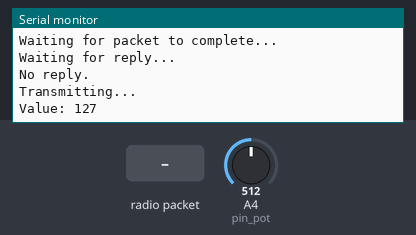
A sketch run on a simulated Arduino Uno, built with avr-gcc and run on an emulated ATmega328P. Parts: the last lines printed to the serial monitor. The test bench sets the inputs (shaded band); at power-on: A4 (pin_pot) = 512. No radio packets arrive unless stated.

Above: at 1.3 s.
1.4 s: radio packet "1" arrives
3.0 s: A4 (pin_pot) set to 716
At 3.11 s:
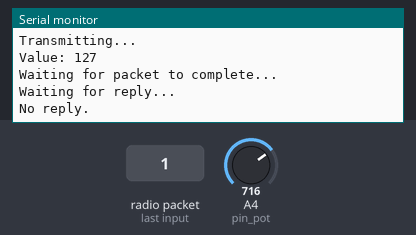
4.5 s: radio packet "0" arrives
6.0 s: A4 (pin_pot) set to 900
At 6.87 s:
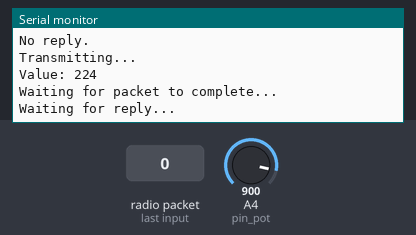
Timing chart, 0 to 8.5 s (numbered marks = the images above; inputs shaded):
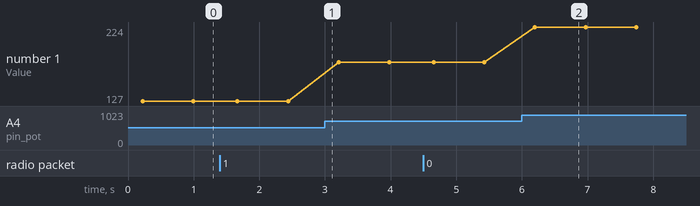

The sketch:

sender.ino
```cpp
// Feather9x_TX

#include <SPI.h>
#include <RH_RF95.h>

/* for feather32u4 */
#define RFM95_CS 8
#define RFM95_RST 4
#define RFM95_INT 7

int pin_pot = 18;    //Potentiometer pin.
int valor_pot;       //Potentiometer value.

// Set frequency.
#define RF95_FREQ 915.0

// Singleton instance of the radio driver
RH_RF95 rf95(RFM95_CS, RFM95_INT);

void setup() {
  pinMode(RFM95_RST, OUTPUT);
  digitalWrite(RFM95_RST, HIGH);
  analogReference(EXTERNAL);       //Set config for AREF pin. 5V input to 3.3V input.
  Serial.begin(115200);
  while (!Serial) {
    delay(1);
  }

  delay(100);

  // manual reset
  digitalWrite(RFM95_RST, LOW);
  delay(10);
  digitalWrite(RFM95_RST, HIGH);
  delay(10);

  while (!rf95.init()) {
    Serial.println("LoRa radio init failed");
    while (1);
  }
  Serial.println("LoRa radio init OK!");

  if (!rf95.setFrequency(RF95_FREQ)) {
    Serial.println("setFrequency failed");
    while (1);
  }
  Serial.print("Set Freq to: "); Serial.println(RF95_FREQ);

  // The default transmitter power is 13dBm, using PA_BOOST.
  // If you are using RFM95/96/97/98 modules which uses the PA_BOOST transmitter pin, then
  // you can set transmitter powers from 5 to 23 dBm:
  rf95.setTxPower(5);
}

void loop() {
  delay(100); // Wait 1 second between transmits, could also 'sleep' here!
  Serial.println("Transmitting...");

  valor_pot = analogRead(pin_pot);               //Read potentiometer value.
  valor_pot = map(valor_pot, 0, 1023, 0, 255);   //Map to servo range.
  uint8_t radiopacket[1];
  radiopacket[0] = valor_pot;
  Serial.print("Value: ");
  Serial.println(radiopacket[0]); //Print send data.
  delay(500);
  rf95.send(radiopacket, 1);

  Serial.println("Waiting for packet to complete...");
  delay(10);
  rf95.waitPacketSent();
  //Now wait for a reply
  uint8_t buf[RH_RF95_MAX_MESSAGE_LEN];
  uint8_t len = sizeof(buf);

  Serial.println("Waiting for reply...");
  if (rf95.waitAvailableTimeout(100)) {
    if (rf95.recv(buf, &len)) {
      Serial.print("Got reply: ");
      Serial.println((char*)buf);
      Serial.print("RSSI: ");
      Serial.println(rf95.lastRssi(), DEC);
    }
    else
       Serial.println("Receive failed");
  }
  else
    Serial.println("No reply.");
}
```

Measured:
- after the input at 6.0 s, the serial monitor: prints a new line after 0.20 s (image 2)
- plotted number 1: 127 → 178 after the input at 3.0 s, 178 → 224 after the input at 6.0 s
